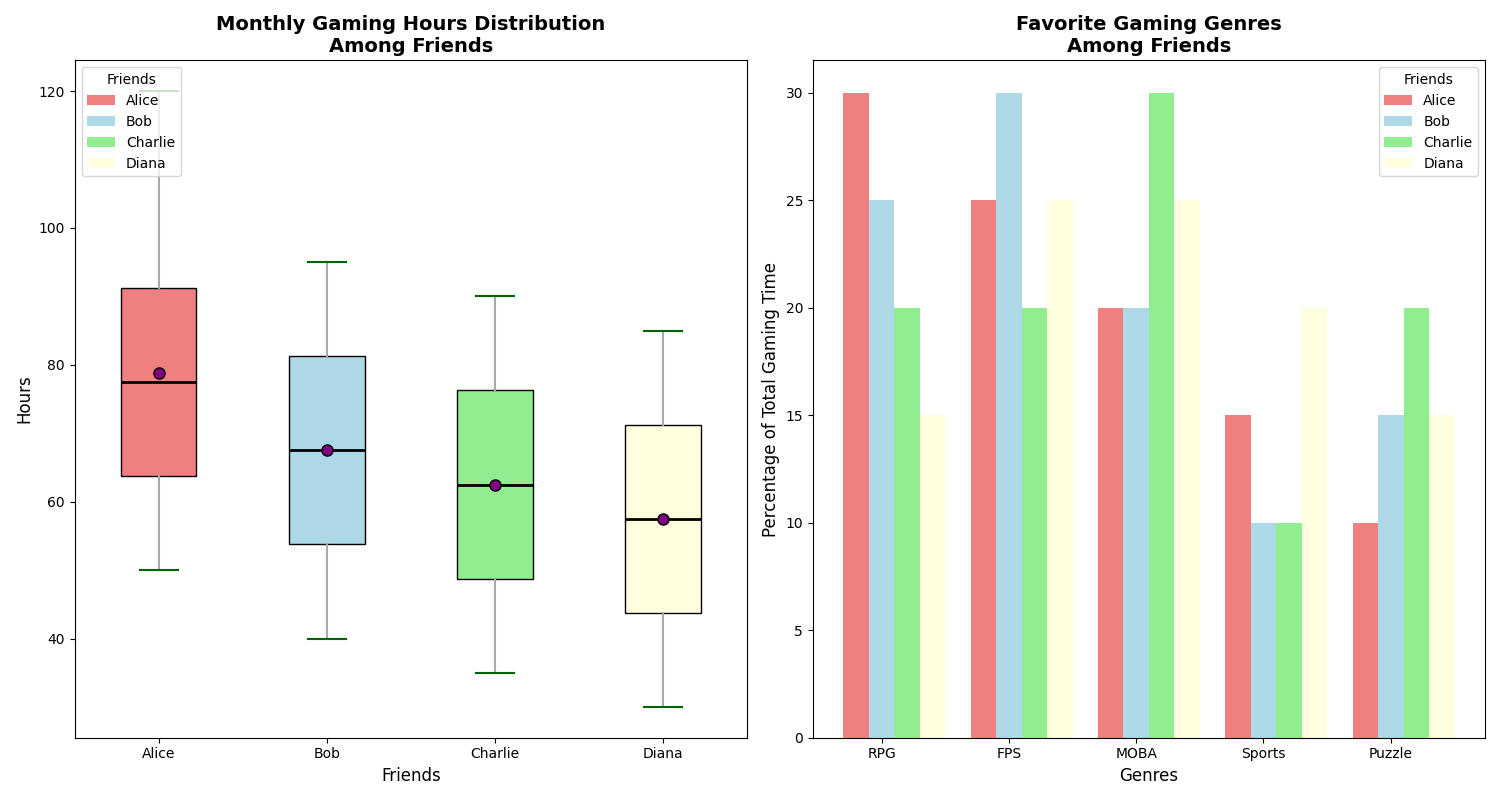

Reproduce this figure in Python.
import matplotlib.pyplot as plt
import numpy as np

# Backstory:
# This chart represents the monthly gaming hours of four friends who are dedicated gamers. 
# They have kept a record of their gaming habits over a year, and the box plot will show 
# the distribution of their monthly gaming hours. Additionally, another subplot will display
# their favorite gaming genres through a bar chart.

# Data collection for monthly gaming hours
friends = ['Alice', 'Bob', 'Charlie', 'Diana']

# Monthly gaming hours recorded over the past year
alice_hours = [50, 60, 55, 70, 65, 80, 75, 90, 85, 100, 95, 120]
bob_hours = [40, 45, 50, 55, 60, 65, 70, 75, 80, 85, 90, 95]
charlie_hours = [35, 40, 45, 50, 55, 60, 65, 70, 75, 80, 85, 90]
diana_hours = [30, 35, 40, 45, 50, 55, 60, 65, 70, 75, 80, 85]

# Favorite gaming genres data (in terms of percentage of total gaming time)
genres = ['RPG', 'FPS', 'MOBA', 'Sports', 'Puzzle']
alice_genres = [30, 25, 20, 15, 10]
bob_genres = [25, 30, 20, 10, 15]
charlie_genres = [20, 20, 30, 10, 20]
diana_genres = [15, 25, 25, 20, 15]

# Create figure and axes for subplots
fig, (ax1, ax2) = plt.subplots(1, 2, figsize=(15, 8))

# Create box plot for monthly gaming hours
data = [alice_hours, bob_hours, charlie_hours, diana_hours]
box = ax1.boxplot(data, vert=True, patch_artist=True, labels=friends, showmeans=True)

# Customizing the box plot
colors = ['lightcoral', 'lightblue', 'lightgreen', 'lightyellow']
for patch, color in zip(box['boxes'], colors):
    patch.set_facecolor(color)
ax1.set_title("Monthly Gaming Hours Distribution\nAmong Friends", fontsize=14, fontweight='bold')
ax1.set_xlabel("Friends", fontsize=12)
ax1.set_ylabel("Hours", fontsize=12)

# Customizing whiskers, caps, medians, and means
plt.setp(box['whiskers'], color='darkgrey', linewidth=1.5)
plt.setp(box['caps'], color='darkgreen', linewidth=1.5)
plt.setp(box['medians'], color='black', linewidth=2)
plt.setp(box['means'], marker='o', markerfacecolor='purple', markeredgecolor='black', markersize=8)

# Adding a legend to box plot manually
from matplotlib.patches import Patch
legend_elements = [Patch(facecolor=color, label=friend) for color, friend in zip(colors, friends)]
ax1.legend(handles=legend_elements, title='Friends', loc='upper left', fontsize=10)

# Create stacked bar chart for favorite gaming genres
X = np.arange(len(genres))
bar_width = 0.2
offset = bar_width * np.arange(len(friends))

ax2.bar(X + offset[0], alice_genres, width=bar_width, label='Alice', color=colors[0])
ax2.bar(X + offset[1], bob_genres, width=bar_width, label='Bob', color=colors[1])
ax2.bar(X + offset[2], charlie_genres, width=bar_width, label='Charlie', color=colors[2])
ax2.bar(X + offset[3], diana_genres, width=bar_width, label='Diana', color=colors[3])

ax2.set_title("Favorite Gaming Genres\nAmong Friends", fontsize=14, fontweight='bold')
ax2.set_xlabel("Genres", fontsize=12)
ax2.set_ylabel("Percentage of Total Gaming Time", fontsize=12)
ax2.set_xticks(X + bar_width)
ax2.set_xticklabels(genres)

# Adding a legend to bar chart
ax2.legend(title='Friends', fontsize=10)

# Automatically adjust the layout
plt.tight_layout()

# Display the plots
plt.show()
